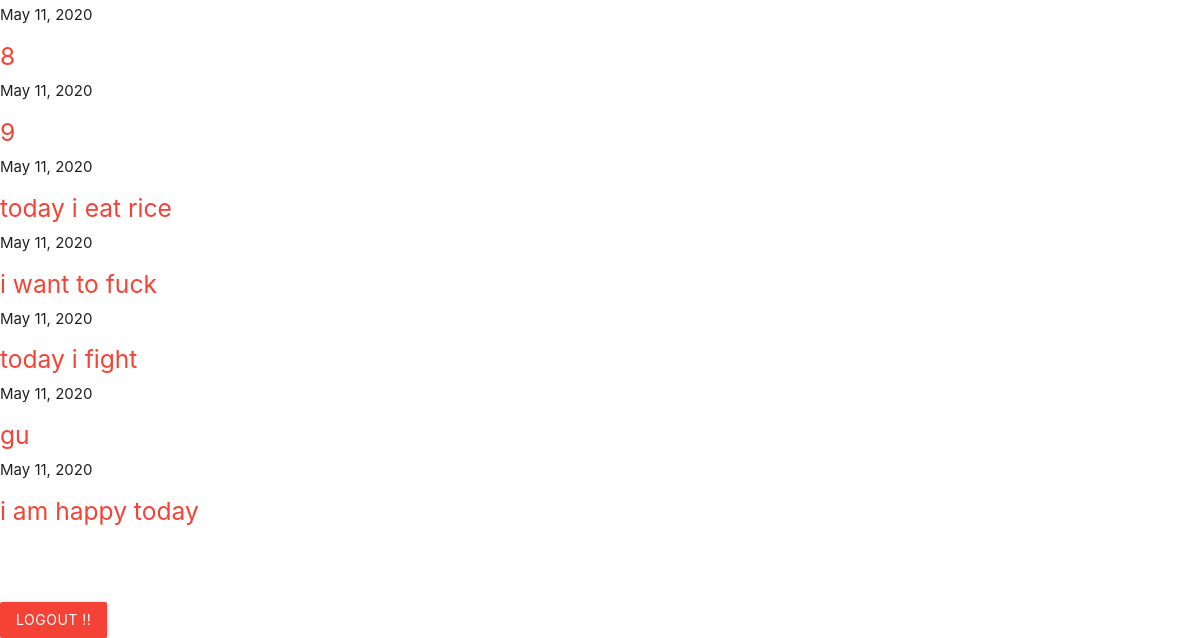
The page /show/ (signed in, lower part) on the database as committed earlier.
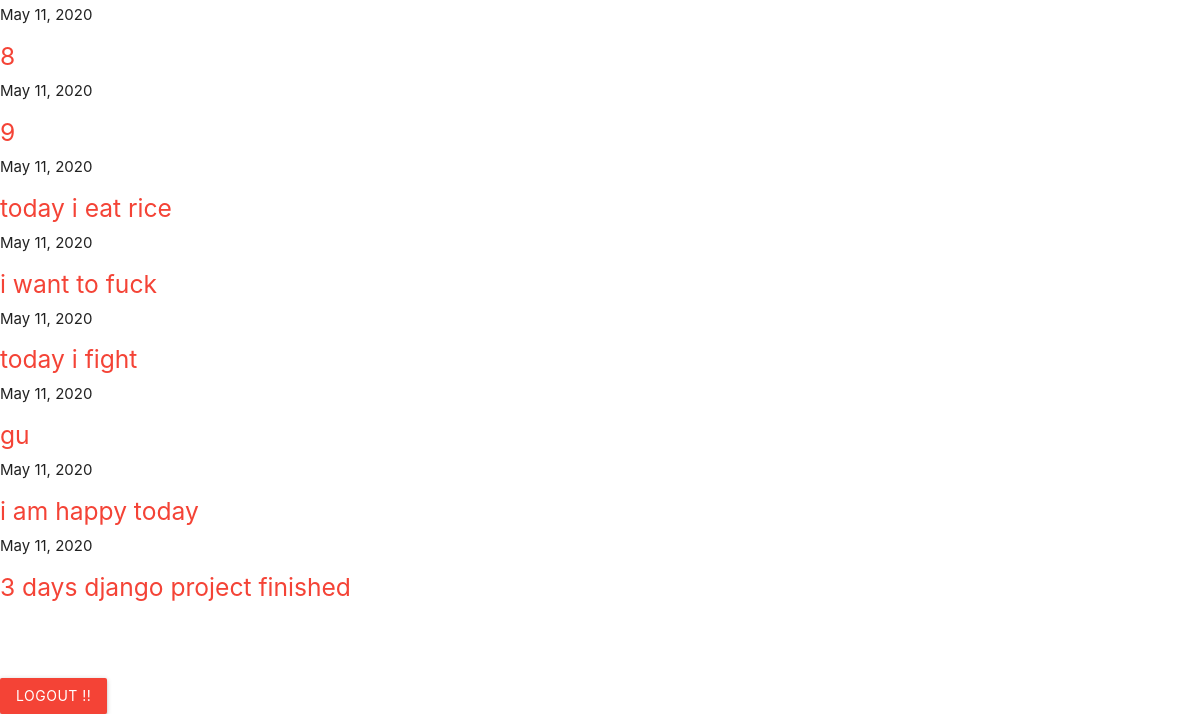
The same page on the database as committed later.
### Mydiary/models.py (models this page shows)
class memory(models.Model):
    content=models.TextField()
    date=models.DateField(("Date"),default=datetime.date.today)
    user=models.ForeignKey(User,on_delete=models.CASCADE, )

### Mydiary/views.py (the view)
# urls.py: path('show/',show,name="show"),
@login_required(login_url='/accounts/login')
def show(request):
    memo=memory.objects.filter(user=request.user)
    return render(request, 'showdiary.html',{'show':memo})

### templates/showdiary.html (shortened to what this page needs)
<!DOCTYPE html>
<html lang="en">
<head>
    <link rel="stylesheet"
    href="https://cdnjs.cloudflare.com/ajax/libs/materialize/1.0.0/css/materialize.min.css">
</head>
<body>
    <div class="container">
             {% for mems in show %}
<div class="blue-text"></div>{{ mems.date }}</div>
<h5 class="red-text">{{ mems.content }}</h5>
             {% endfor %}
<br><br><br>
<a class="waves-effect waves-light btn red" href="{% url 'logout' %}">Logout !!</a>
</body>
</html>

Rows that differ between the two databases and show on the page:
added memory: date "May 11, 2020", content "3 days django project finished"
